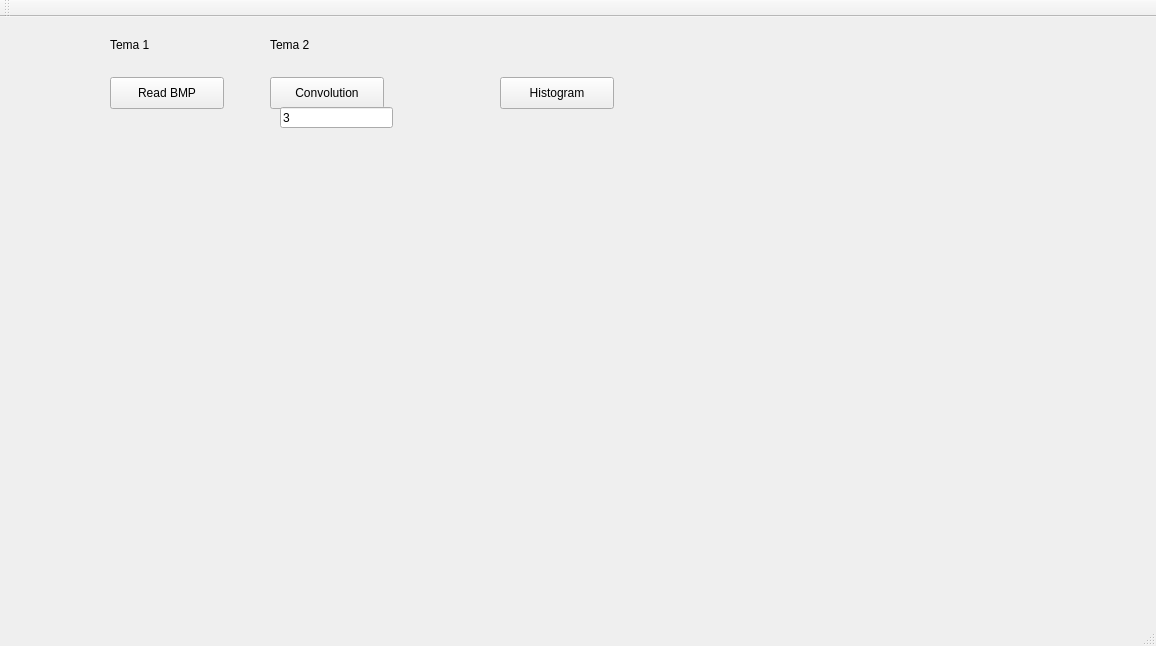
<?xml version="1.0" encoding="UTF-8"?>
<ui version="4.0">
 <class>MainWindow</class>
 <widget class="QMainWindow" name="MainWindow">
  <property name="geometry">
   <rect>
    <x>0</x>
    <y>0</y>
    <width>1156</width>
    <height>646</height>
   </rect>
  </property>
  <property name="windowTitle">
   <string>Image Project</string>
  </property>
  <widget class="QWidget" name="centralWidget">
   <widget class="QLabel" name="label">
    <property name="geometry">
     <rect>
      <x>110</x>
      <y>160</y>
      <width>300</width>
      <height>300</height>
     </rect>
    </property>
    <property name="text">
     <string/>
    </property>
   </widget>
   <widget class="QPushButton" name="readBMP">
    <property name="geometry">
     <rect>
      <x>110</x>
      <y>60</y>
      <width>114</width>
      <height>32</height>
     </rect>
    </property>
    <property name="text">
     <string>Read BMP</string>
    </property>
    <property name="autoDefault">
     <bool>true</bool>
    </property>
    <property name="default">
     <bool>false</bool>
    </property>
    <property name="flat">
     <bool>false</bool>
    </property>
   </widget>
   <widget class="QPushButton" name="convolution">
    <property name="geometry">
     <rect>
      <x>270</x>
      <y>60</y>
      <width>114</width>
      <height>32</height>
     </rect>
    </property>
    <property name="text">
     <string>Convolution</string>
    </property>
   </widget>
   <widget class="QLabel" name="label_2">
    <property name="geometry">
     <rect>
      <x>110</x>
      <y>20</y>
      <width>59</width>
      <height>16</height>
     </rect>
    </property>
    <property name="text">
     <string>Tema 1</string>
    </property>
   </widget>
   <widget class="QLabel" name="label_3">
    <property name="geometry">
     <rect>
      <x>270</x>
      <y>20</y>
      <width>59</width>
      <height>16</height>
     </rect>
    </property>
    <property name="text">
     <string>Tema 2</string>
    </property>
   </widget>
   <widget class="QLineEdit" name="filterSize">
    <property name="geometry">
     <rect>
      <x>280</x>
      <y>90</y>
      <width>113</width>
      <height>21</height>
     </rect>
    </property>
    <property name="text">
     <string>3</string>
    </property>
    <property name="maxLength">
     <number>1</number>
    </property>
    <property name="placeholderText">
     <string>Number Matrix</string>
    </property>
   </widget>
   <widget class="QLabel" name="imgConvo">
    <property name="geometry">
     <rect>
      <x>420</x>
      <y>160</y>
      <width>300</width>
      <height>300</height>
     </rect>
    </property>
    <property name="text">
     <string/>
    </property>
   </widget>
   <widget class="QPushButton" name="histogram">
    <property name="geometry">
     <rect>
      <x>500</x>
      <y>60</y>
      <width>114</width>
      <height>32</height>
     </rect>
    </property>
    <property name="text">
     <string>Histogram</string>
    </property>
   </widget>
  </widget>
  <widget class="QMenuBar" name="menuBar">
   <property name="geometry">
    <rect>
     <x>0</x>
     <y>0</y>
     <width>1156</width>
     <height>22</height>
    </rect>
   </property>
  </widget>
  <widget class="QToolBar" name="mainToolBar">
   <attribute name="toolBarArea">
    <enum>TopToolBarArea</enum>
   </attribute>
   <attribute name="toolBarBreak">
    <bool>false</bool>
   </attribute>
  </widget>
  <widget class="QStatusBar" name="statusBar"/>
 </widget>
 <layoutdefault spacing="6" margin="11"/>
 <resources/>
 <connections/>
</ui>
